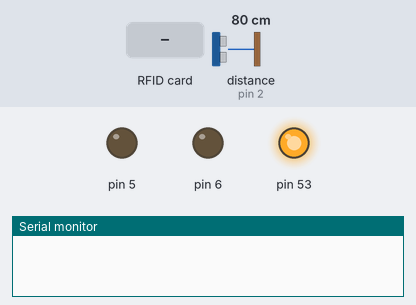
A sketch run on a simulated Arduino Mega 2560, built with avr-gcc and run on an emulated ATmega2560. Parts: output pins drawn as LEDs (lit = HIGH), the last lines printed to the serial monitor. The test bench sets the inputs (shaded band); at power-on: distance to the obstacle (sensor on pin 2) 80 cm.

Above: at 1.2 s.
1.3 s: RFID card 16 C2 76 4C held to the reader
At 2.0 s:
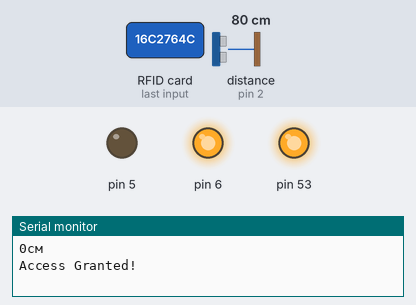
At 18.2 s:
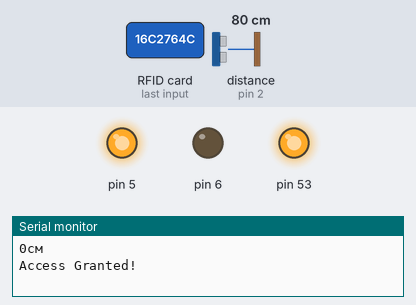
Timing chart, 0 to 19.3 s (numbered marks = the images above; inputs shaded):
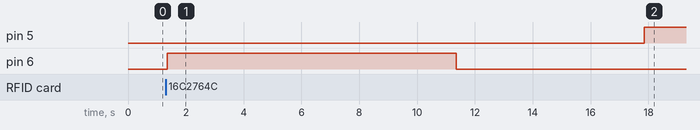

Measured:
- after the input at 1.3 s, pin 5: LOW → HIGH after 16.6 s; pin 6: LOW → HIGH after 0.06 s, → LOW 10.0 s later

The sketch:

sketch_project_kmz1.ino
```cpp
#include "SPI.h"
#include "MFRC522.h"
#include "NewPing.h"

#define RST_PIN 9 // RES pin
#define SS_PIN  10 // SDA (SS) pin

byte readCard[4];
String cardID = "16C2764C"; // замените на ID своей метки
String tagID = "";

unsigned long time1, timest, timep, timesp, timeb, timee;
byte start, back, pause;

long duration, cm;

MFRC522 mfrc522(SS_PIN, RST_PIN); // создание объекта mfrc522
NewPing sonar(3, 2, 31);

void setup() {
  Serial.begin(9600);
  SPI.begin();
  mfrc522.PCD_Init();
  pinMode(3, OUTPUT);
  pinMode(2, INPUT);
  pinMode(5, OUTPUT);
  pinMode(6, OUTPUT);

}

void loop() {
 while (getID()) {
  delay(50);
  unsigned int distance = sonar.ping_cm();
  Serial.print(distance);
  Serial.println("см");
    if (tagID == cardID && start == 0 && pause == 0) {
      Serial.println("Access Granted!");
      if (back == 0 && 31 - distance >= 3 && distance <= 29){
        digitalWrite(5, LOW);
        digitalWrite(6, HIGH);
        back = 1;
      }
      delay((30 - distance)*1000/3);
      digitalWrite(5, LOW);
      digitalWrite(6, LOW);
      time1=millis();
    }
      if(millis()-time1 <= 500){ // устраняем дребезг кнопки, блокировка нажатия 200 мс
    pause = 1;
    delay(500);
    pause = 0;
  }
    if (back == 1 && start == 0 && 31 - distance >= 3 && distance <= 29){
        delay(6000);
        digitalWrite(5, HIGH);
        digitalWrite(6, LOW);
        back = 0;
        delay((30 - distance)*1000/3);
        digitalWrite(5, LOW);
        digitalWrite(6, LOW);
    }
    else if (tagID != cardID) {
      Serial.println("Access Denied!");
    }
    Serial.print("ID: ");
    Serial.println(tagID);
    delay(2000);
    }
}

boolean getID() {
  if (! mfrc522.PICC_IsNewCardPresent()) {
    return false;
  }

  if (! mfrc522.PICC_ReadCardSerial()) {
    return false;
  }

  tagID = "";

  for (uint8_t i = 0; i < 4; i++) {
    tagID.concat(String(mfrc522.uid.uidByte[i], HEX));
  }

  tagID.toUpperCase();
  mfrc522.PICC_HaltA();
  return true;
}
```
